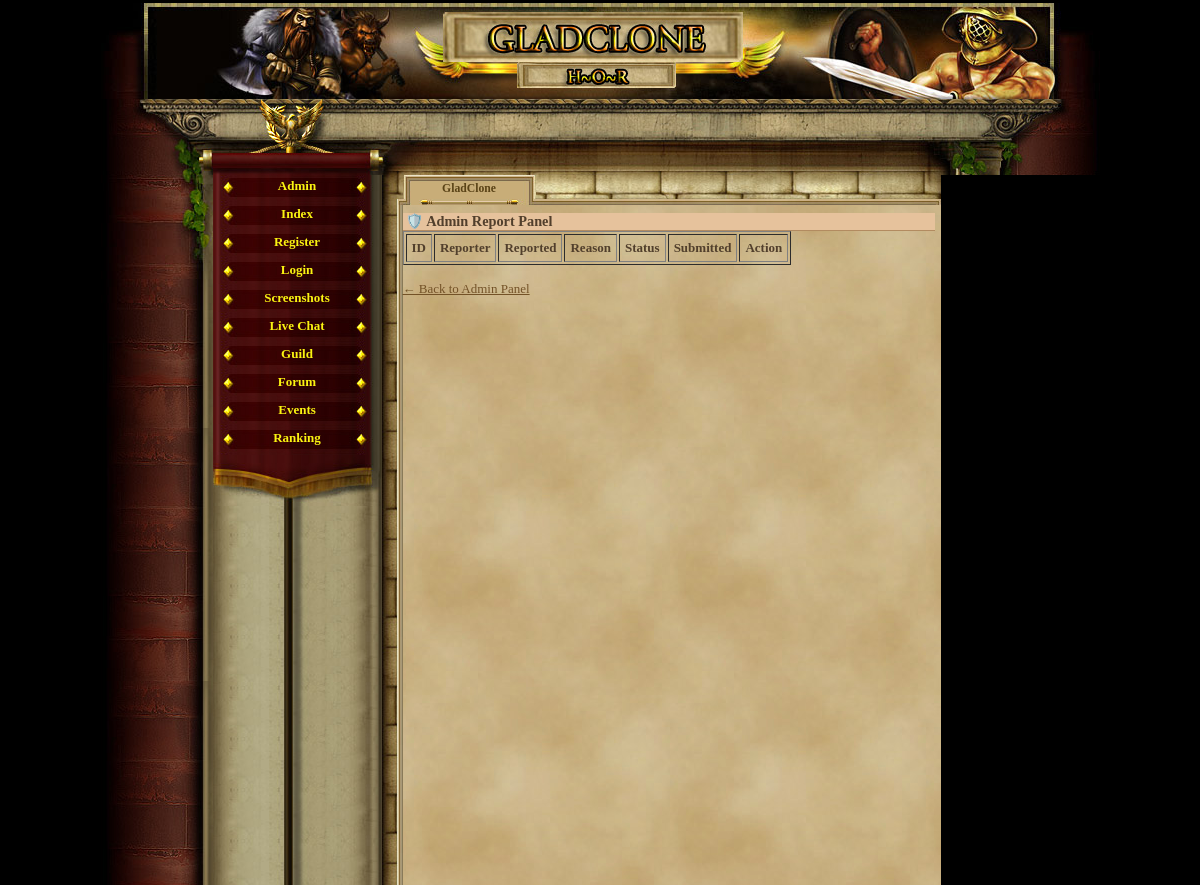
/admin_review_reports.php (signed in), run on an earlier commit of the app's database.
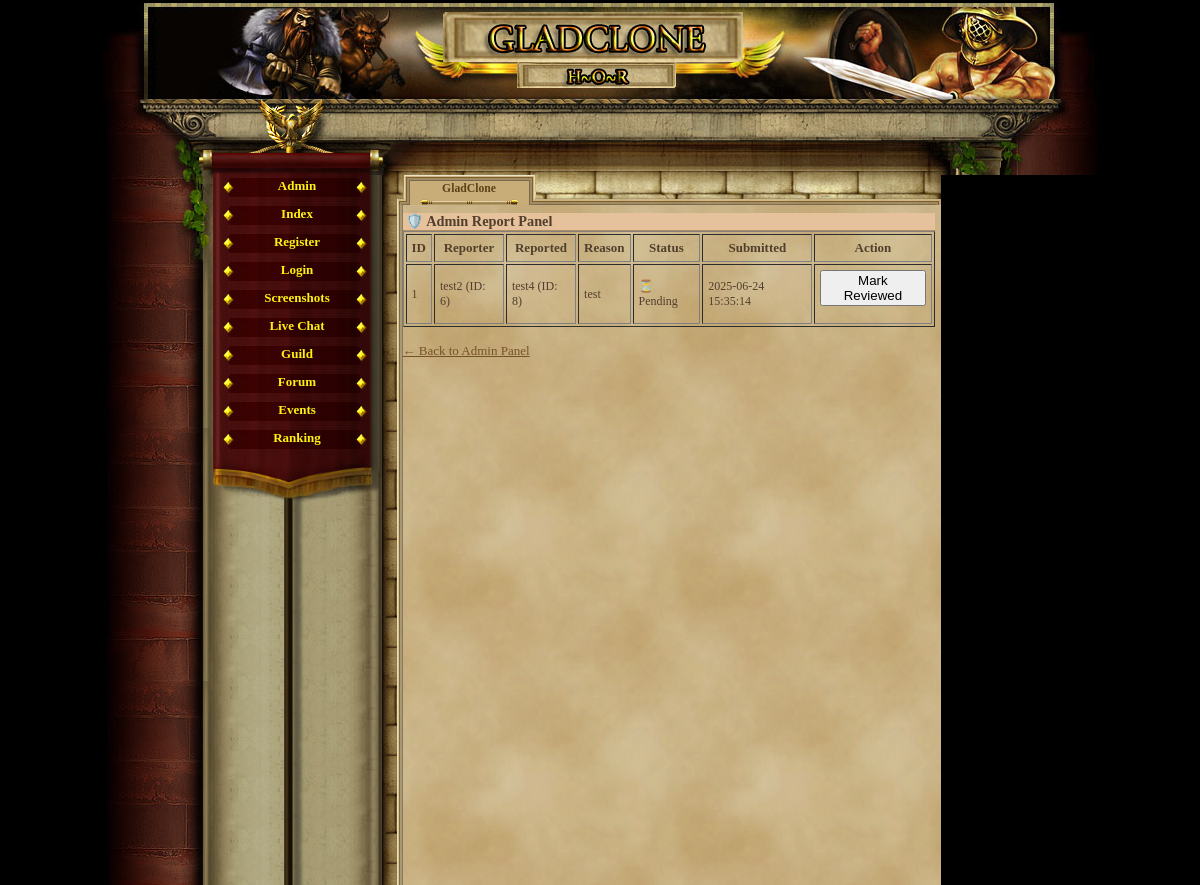
And on a later commit of the database.
### tables this page shows
CREATE TABLE `player_reports` (
  `id` int(11) NOT NULL AUTO_INCREMENT,
  `reporter_id` int(11) NOT NULL,
  `reported_id` int(11) NOT NULL,
  `reason` text NOT NULL,
  `status` enum('pending','resolved','dismissed') DEFAULT 'pending',
  `created_at` datetime DEFAULT CURRENT_TIMESTAMP,
  PRIMARY KEY (`id`),
  KEY `reporter_id` (`reporter_id`),
  KEY `reported_id` (`reported_id`),
  CONSTRAINT `player_reports_ibfk_1` FOREIGN KEY (`reporter_id`) REFERENCES `gracze` (`id`) ON DELETE CASCADE,
  CONSTRAINT `player_reports_ibfk_2` FOREIGN KEY (`reported_id`) REFERENCES `gracze` (`id`) ON DELETE CASCADE
);

CREATE TABLE `gracze` (
  `id` int(11) NOT NULL AUTO_INCREMENT,
  `gracz` int(11) NOT NULL DEFAULT '0',
  `login` varchar(24) NOT NULL,
  `haslo` varchar(40) NOT NULL,
  `email` varchar(40) NOT NULL,
  `plec` tinyint(4) NOT NULL DEFAULT '0',
  `avatar` tinyint(4) NOT NULL DEFAULT '1',
  `pregunta` text NOT NULL,
  `respuesta` text NOT NULL,
  `rank` int(1) NOT NULL DEFAULT '1',
  `nivel` int(1) NOT NULL DEFAULT '1',
  `exp` int(1) NOT NULL DEFAULT '0',
  `exp_max` int(1) NOT NULL DEFAULT '10',
  `honor` int(1) NOT NULL DEFAULT '0',
  `fama` int(1) NOT NULL DEFAULT '0',
  `victorias` int(1) NOT NULL DEFAULT '0',
  `perdidas` int(1) NOT NULL DEFAULT '0',
  `oro_robado` int(1) NOT NULL DEFAULT '0',
  `oro_perdido` int(1) NOT NULL DEFAULT '0',
  `atak` int(5) NOT NULL DEFAULT '0',
  `obrona` int(3) NOT NULL DEFAULT '0',
  `sila` int(1) NOT NULL DEFAULT '5',
  `sila_i` int(1) NOT NULL DEFAULT '0',
  `sila_max` int(1) NOT NULL DEFAULT '10',
  `zrecznosc` int(1) NOT NULL DEFAULT '5',
  `zrecznosc_i` int(1) NOT NULL DEFAULT '0',
  `zrecznosc_max` int(1) NOT NULL DEFAULT '10',
  `wyrzymalosc` int(1) NOT NULL DEFAULT '5',
  `wyrzymalosc_i` int(1) NOT NULL DEFAULT '0',
  `wyrzymalosc_max` int(1) NOT NULL DEFAULT '10',
  `constitucion` int(1) NOT NULL DEFAULT '5',
  `constitucion_i` int(1) NOT NULL DEFAULT '0',
  `constitucion_max` int(1) NOT NULL DEFAULT '10',
  `carisma` int(1) NOT NULL DEFAULT '5',
  `carisma_i` int(1) NOT NULL DEFAULT '0',
  `carisma_max` int(1) NOT NULL DEFAULT '10',
  `inteligencja` int(1) NOT NULL DEFAULT '5',
  `inteligencja_i` int(1) NOT NULL DEFAULT '0',
  `inteligencja_max` int(1) NOT NULL DEFAULT '10',
  `mdchance` int(1) NOT NULL DEFAULT '0',
  `dhchance` int(1) NOT NULL DEFAULT '0',
  `ctchance` int(1) NOT NULL DEFAULT '0',
  `zycie` int(100) NOT NULL DEFAULT '100',
  `zycie_max` int(100) NOT NULL DEFAULT '100',
  `obrazenia_min` int(1) NOT NULL DEFAULT '0',
  `obrazenia_max` int(3) NOT NULL DEFAULT '2',
  `zloto` int(100) NOT NULL DEFAULT '150',
  `zloto_skarbiec` int(11) NOT NULL,
  `punkty` int(11) NOT NULL,
  `pracuje` int(11) NOT NULL,
  `ostatnia_walka_pvp` int(11) NOT NULL,
  `ostatnia_walka_pvc` int(11) NOT NULL,
  `ostatnio_zregenerowano` int(11) NOT NULL,
  `titulo` varchar(24) NOT NULL DEFAULT 'Newbie',
  `arena_level` int(11) NOT NULL,
  `rubies` int(11) NOT NULL DEFAULT '0',
  `centurion_time` int(11) NOT NULL,
  `reportes` int(1) NOT NULL DEFAULT '0',
  `mensajes` int(1) NOT NULL DEFAULT '0',
  `noticias` int(1) NOT NULL DEFAULT '0',
  `bendicion1_type` int(11) NOT NULL,
  `bendicion1_time` int(11) NOT NULL,
  `bendicion2_type` int(11) NOT NULL,
  `bendicion2_time` int(11) NOT NULL,
  `bendicion3_type` int(11) NOT NULL,
  `bendicion3_time` int(11) NOT NULL,
  `bendicion4_type` int(11) NOT NULL,
  `bendicion4_time` int(11) NOT NULL,
  `ostatnia_aktywnosc` int(11) NOT NULL DEFAULT '0',
  `username_locked` tinyint(1) NOT NULL DEFAULT '0',
  `lock_login` tinyint(1) NOT NULL DEFAULT '0',
  `is_admin` tinyint(1) NOT NULL DEFAULT '0',
  `title` varchar(100) DEFAULT NULL,
  `is_banned` tinyint(1) NOT NULL DEFAULT '0',
  PRIMARY KEY (`id`),
  UNIQUE KEY `login` (`login`)
);

### admin_review_reports.php (the view, shortened to what this page needs)
<?php
require_once('var/ustawienia.php');
require_once('gora_strony.php');
require_once('menu_l.php');
$result = $conn->query("SELECT r.*,
                                gr.login AS reporter_name,
                                gp.login AS reported_name
                         FROM player_reports r
                         JOIN gracze gr ON r.reporter_id = gr.id
                         JOIN gracze gp ON r.reported_id = gp.id
                         ORDER BY r.created_at DESC");
?>
<h2>🛡️ Admin Report Panel</h2>
<table border="1" cellpadding="5">
    <tr>
        <th>ID</th>
        <th>Reporter</th>
        <th>Reported</th>
        <th>Reason</th>
        <th>Status</th>
        <th>Submitted</th>
        <th>Action</th>
    </tr>
    <?php while ($row = $result->fetch_assoc()): ?>
        <tr>
            <td><?= $row['id'] ?></td>
            <td><?= htmlspecialchars($row['reporter_name']) ?> (ID: <?= $row['reporter_id'] ?>)</td>
            <td><?= htmlspecialchars($row['reported_name']) ?> (ID: <?= $row['reported_id'] ?>)</td>
            <td><?= nl2br(htmlspecialchars($row['reason'])) ?></td>
            <td><?= $row['status'] === 'reviewed' ? '✅ Reviewed' : '⏳ Pending' ?></td>
            <td><?= $row['created_at'] ?></td>
            <td>
                <?php if ($row['status'] === 'pending'): ?>
                    <form method="post">
                        <button name="mark_reviewed">Mark Reviewed</button>
                    </form>
                <?php else: ?>
                    -
                <?php endif; ?>
            </td>
        </tr>
    <?php endwhile; ?>
</table>
<br>
<a href="admin_panel.php">← Back to Admin Panel</a>

### gora_strony.php (shortened to what this page needs)
<html>
	<head>
				<link href="game_05.css" rel="stylesheet" type="text/css" media="screen" />				<style type=text/css></style>
	</head>
<body ><div id="container">
	<div id="header"></div>
	<div id="charvalues_leer">
		<div style="position:relative; left:380px; top:22px; width:500px; height:45px;">
			<div style="position:absolute; width:150px; height:45px; left:0px; top:0px;">
			</div>
			<div style="position:absolute; width:150px; height:45px; left:153px;">
			</div>
			<div style="position:absolute; width:150px; height:45px; left:298px;">
			</div>
		</div>
	</div>
	<div id="main">
		<table cellspacing="0" cellpadding="0" height="100%" border="0">
			<tr height="100%">
				<td height="100%" valign="top" id="leftblock_middle">
					<div id="leftblock_top"></div>
				</td>

### menu_l.php
<?php
         if(empty($_SESSION['user'])){
             echo '
              <td valign="top" id="mainmenu">
                <a class = "menuitem_aktive" href="admin_panel.php" title="Index" target="_self">Admin</a>
                 <a class = "menuitem_aktive" href="index.php" title="Index" target="_self">Index</a>
                 <a class = "menuitem_aktive" href="rejestracja.php" title="Register" target="_self">Register</a>
                 <a class = "menuitem_aktive" href="logowanie.php" title="Login" target="_self">Login</a>
                 <a class = "menuitem_aktive" href="screenshot.php" title="Screenshots" target="_self">Screenshots</a>
				 <a class = "menuitem_aktive" href="chatbox.php" title="Live Chat" target="_self">Live Chat</a>
				 <a class = "menuitem_aktive" href="guild.php" title="Guild" target="_self">Guild</a>
                 <a class = "menuitem_aktive" href="forum.php" title="Forum" target="_self">Forum</a>
                 <a class = "menuitem_aktive" href="event_portal.php" title="Events" target="_self">Events</a>
                 <a class = "menuitem_aktive" href="ranking2.php" title="Ranking" target="_self">Ranking</a>
             ';
         } else {
             echo '              <td valign="top" id="mainmenu">
                 <a class = "menuitem_aktive" href="konto.php" title="User" target="_self">User</a>
			 ';
         }
        ?>
          	<div id="menufooter"></div>
				</td>
				<td id="contentBox" valign="top">
					<table cellspacing="0" cellpadding="0" height="100%" width="100%" border="0">
						<tr style="height:30px;">
							<td id="corner1"></td>
							<td><div class="tab_aktive" ><span>GladClone</span></div>
							<div class="tab_empty" style="background-image:url(img/interface/reiter_c2.jpg);"></div>
							<div class="tab_empty" style="background-image:url(img/interface/reiter_c3.jpg);"></div>
						      <div class="tab_empty" style="background-image:url(img/interface/reiter_c4.jpg);"></div></td>
							<td id="corner2"></td>
						</tr>
						<tr style="height:100%;">
							<td class="border_left"></td>
							<td id="content">

### game_05.css (style rules this page uses)
body, html { margin: 0; padding: 0; font-family:"Palatino Linotype", "Times New Roman", Times, serif; text-align: center; color: #513F2C; background-color: #000; font-size:16px; }
table { font-size:13px; }
h2 { text-align:left; border-bottom:1px solid #b28b60; color:#513F2C; background-color:#e6c29c; margin:8px 0px 0px 0px; padding-left:3px; font-size:1.1em; }
#content td { text-align:left; color:#513F2C; font-weight:normal; font-size: 12px; }
#container { margin: auto; width: 999px; height: 100%; text-align: left; }
#header { margin-top:3px; height: 96px; background-image:url(img/interface/header.jpg); }
#charvalues_leer { height: 76px; background-image:url(img/interface/statusbalken_leer.jpg); }
#main { width: 999px; height:710px; text-align: left; }
a { -moz-user-focus: none; -moz-outline: none; outline: none; }
#leftblock_top { background-image:url(img/interface/pflanze_l.jpg); width:112px; height:135px; }
#leftblock_middle { width:112px; background-image:url(img/interface/bg_l_b.jpg); background-repeat: repeat-y; }
#mainmenu { background-image:url(img/interface/wand_bg_2.jpg); background-repeat:repeat-y; height:100%; }
.menuitem_aktive { display:block; text-align:center; background-image:url(img/interface/navi_b.jpg); width:169px; height:25px; color: #FAF311; text-decoration: none; padding-top:3px; font-weight:bold; }
#menufooter { background-image:url(img/interface/navi_abschluss.jpg); width:169px; height:51px; }
#contentBox { width:559px; height:100%; background-image:url(img/interface/papierus.jpg); background-repeat:repeat; }
#content { height:560px; vertical-align:top; }
#content a { color:#735227; }
#corner1 { background-image:url(img/interface/papier_ecke_l.jpg); width:21px; height:30px; }
#corner2 { background-image:url(img/interface/papier_ecke_r.jpg); width:6px; height:30px; }
.border_left { background-image:url(img/interface/papier_rahmen_l.jpg); background-repeat:repeat-y; }
.tab_empty { text-align:center; float:left; background-position:top left; background-repeat:no-repeat; height: 30px; width: 133px; }
.tab_aktive { text-align:center; float:left; background-image:url(img/interface/reiter_a.jpg); background-position:top left; background-repeat:no-repeat; height: 30px; width: 133px; }
.tab_aktive span { position: relative; top:7px; color: #5A4317; font-size:0.9em; text-decoration: none; font-weight:bold; }
#market_item_table td, th { padding-left: 5px; }

What changed in the data, as far as the page shows it:
added player_reports: id "1", reporter.login "test2", reporter "6", reported.login "test4", reported "8", reason "test", status "⏳ Pending", created_at "2025-06-24 15:35:14"
